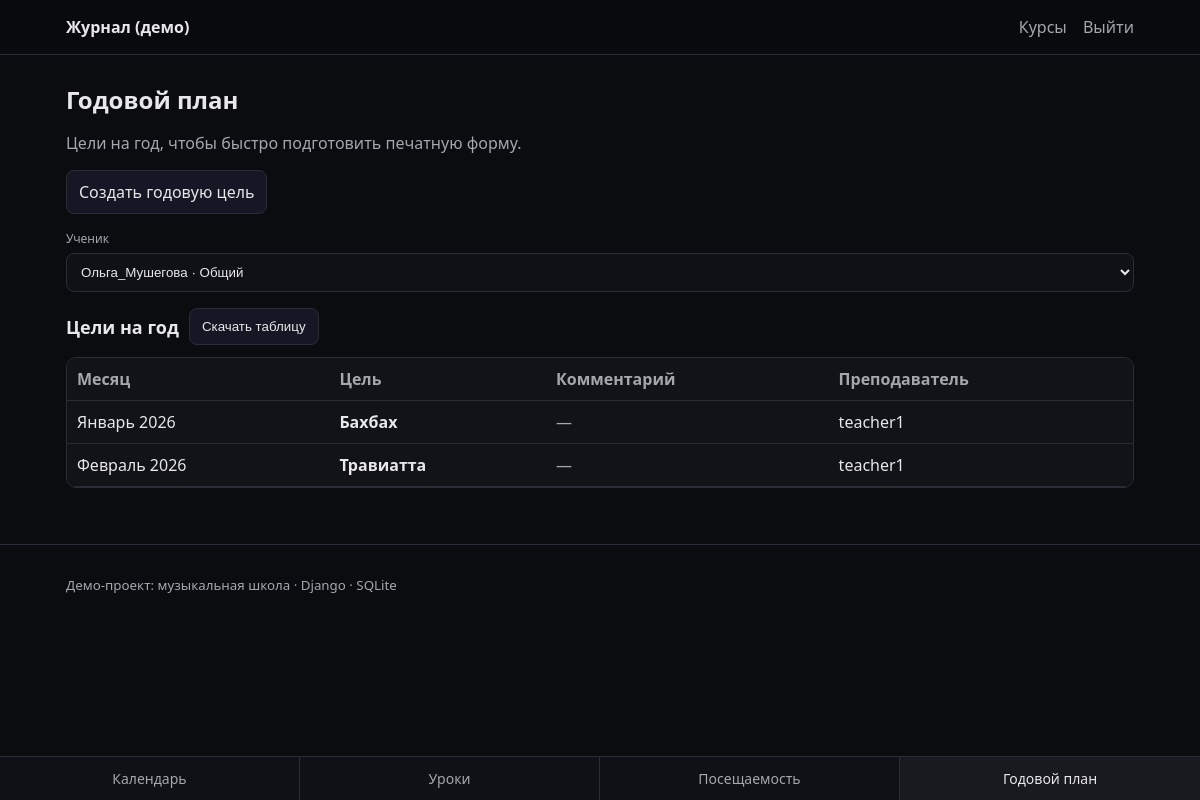
/goals/ (signed in), run on an earlier commit of the app's database.
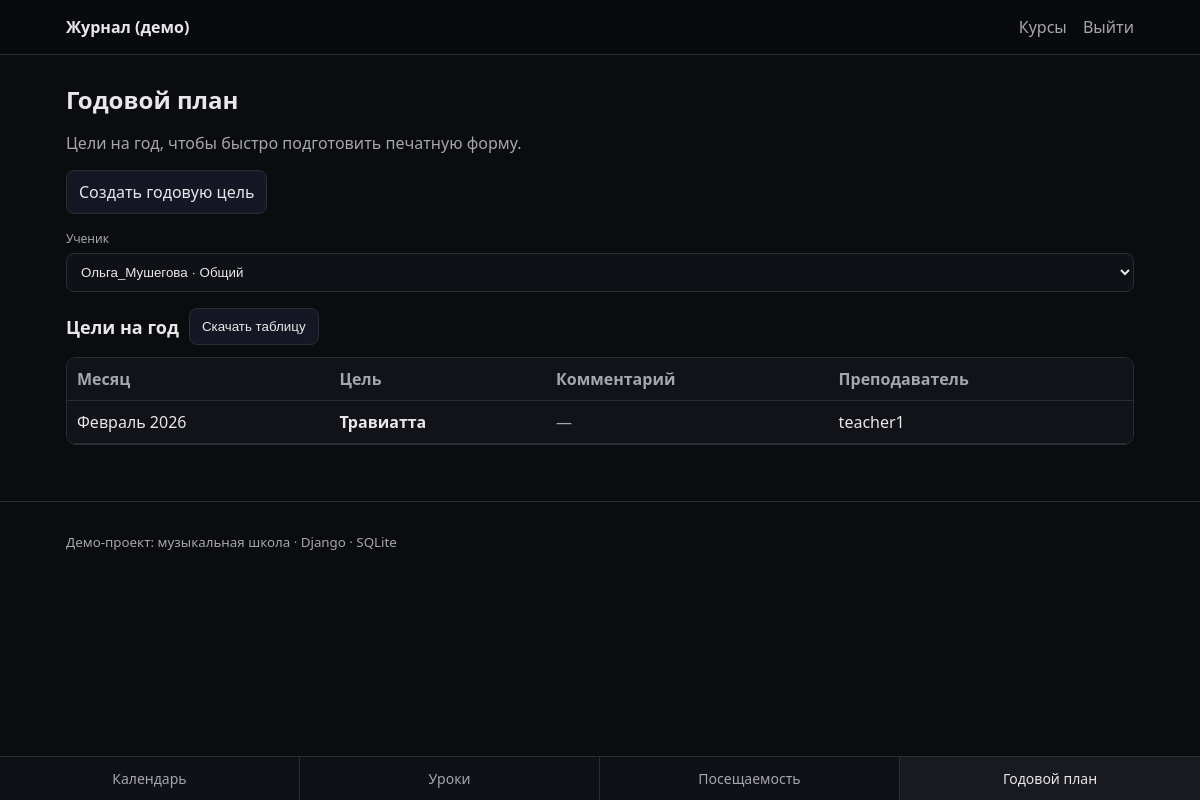
And on a later commit of the database.
### apps/goals/models.py (models this page shows, shortened)
class Goal(models.Model):
    student = models.ForeignKey(
        settings.AUTH_USER_MODEL,
        on_delete=models.CASCADE,
        related_name="goals",
    )
    teacher = models.ForeignKey(
        settings.AUTH_USER_MODEL,
        on_delete=models.SET_NULL,
        related_name="goals_created",
        null=True,
        blank=True,
    )
    month = models.DateField()
    title = models.CharField(max_length=255)
    details = models.TextField(blank=True)
    created_at = models.DateTimeField(auto_now_add=True)
    class Meta:
        ordering = ["month", "student__username"]

### apps/goals/views.py (the view, shortened to what this page needs)
# urls.py: path("goals/", goal_list, name="goal_list"),
@login_required
def goal_list(request):
    profile = request.user.profile
    selected_student_id = request.GET.get("student") or ""
    can_edit = profile.role in (Profile.Role.TEACHER, Profile.Role.ADMIN)
    students = User.objects.none()
    goals = Goal.objects.none()
    if profile.role == Profile.Role.STUDENT:
        students = User.objects.filter(id=request.user.id).select_related("profile")
        goals = Goal.objects.filter(student=request.user).select_related("student", "teacher")
        selected_student_id = str(request.user.id)
    elif profile.role == Profile.Role.ADMIN:
        students = User.objects.filter(profile__role=Profile.Role.STUDENT).select_related("profile")
        goals = Goal.objects.filter(student__in=students).select_related("student", "teacher")
    else:
        return HttpResponseForbidden("Доступ запрещён.")
    selected_student = None
    if selected_student_id:
        selected_student = students.filter(id=selected_student_id).first()
        if selected_student:
            goals = goals.filter(student=selected_student)
        else:
            selected_student_id = ""
    goals = goals.order_by("month", "student__username", "created_at")
    ctx = {
        "goals": goals,
        "students": students,
        "selected_student": selected_student,
        "selected_student_id": selected_student_id,
        "can_edit": can_edit,
    }
    return render(request, "goals/goal_list.html", ctx)

### templates/goals/goal_list.html (shortened to what this page needs)
{% extends "base.html" %}
{% block content %}
  <h1>Годовой план</h1>
  <p class="muted">Цели на год, чтобы быстро подготовить печатную форму.</p>
  {% if can_edit %}
    <div style="margin-bottom: 16px;">
      <a class="btn" href="/goals/create/{% if selected_student_id %}?student={{ selected_student_id }}{% endif %}">Создать годовую цель</a>
    </div>
  {% endif %}
  {% if students|length > 1 %}
    <form method="get" class="form-row" style="margin-bottom: 16px;">
      <label class="muted small" for="student">Ученик</label>
      <select id="student" name="student" class="input" onchange="this.form.submit()">
        {% for student in students %}
          <option value="{{ student.id }}"{% if selected_student_id|add:"" == student.id|add:"" %} selected{% endif %}>
            {{ student.username }} · {{ student.profile.get_cycle_display }}
          </option>
        {% endfor %}
      </select>
    </form>
  {% elif selected_student %}
    <p class="muted">Ученик: {{ selected_student.username }} · Цикл: {{ selected_student.profile.get_cycle_display }}</p>
  {% endif %}
  <div style="display:flex; gap:10px; align-items:center; flex-wrap:wrap; margin-bottom: 12px;">
    <h2 style="margin: 0;">Цели на год</h2>
    <button class="btn" type="button" onclick="window.print()">Скачать таблицу</button>
  </div>
  {% if goals %}
    <div class="table-wrap">
      <table class="table">
        <thead>
          <tr>
            <th>Месяц</th>
            <th>Цель</th>
            <th>Комментарий</th>
            <th>Преподаватель</th>
          </tr>
        </thead>
        <tbody>
          {% for goal in goals %}
            <tr>
              <td>{{ goal.month|date:"F Y" }}</td>
              <td><strong>{{ goal.title }}</strong></td>
              <td>{% if goal.details %}{{ goal.details }}{% else %}<span class="muted">—</span>{% endif %}</td>
              <td>{% if goal.teacher %}{{ goal.teacher.username }}{% else %}<span class="muted">—</span>{% endif %}</td>
            </tr>
          {% endfor %}
        </tbody>
      </table>
    </div>
  {% else %}
    <p class="muted">Пока нет целей для выбранных учеников.</p>
  {% endif %}
{% endblock %}

What changed in the data, as far as the page shows it:
removed Goal: month "Январь 2026", title "Бахбах", teacher.username "teacher1"
